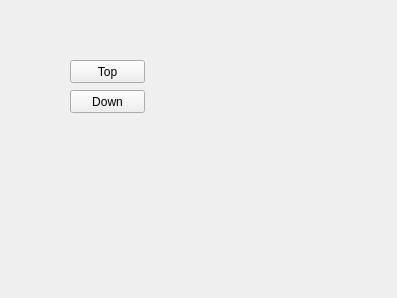
<?xml version="1.0" encoding="UTF-8"?>
<ui version="4.0">
 <class>Form</class>
 <widget class="QWidget" name="Form">
  <property name="geometry">
   <rect>
    <x>0</x>
    <y>0</y>
    <width>397</width>
    <height>298</height>
   </rect>
  </property>
  <property name="windowTitle">
   <string>Form</string>
  </property>
  <widget class="QPushButton" name="pushButton">
   <property name="geometry">
    <rect>
     <x>70</x>
     <y>60</y>
     <width>75</width>
     <height>23</height>
    </rect>
   </property>
   <property name="text">
    <string>Top</string>
   </property>
  </widget>
  <widget class="QPushButton" name="pushButton_2">
   <property name="geometry">
    <rect>
     <x>70</x>
     <y>90</y>
     <width>75</width>
     <height>23</height>
    </rect>
   </property>
   <property name="text">
    <string>Down</string>
   </property>
  </widget>
 </widget>
 <resources/>
 <connections/>
</ui>
